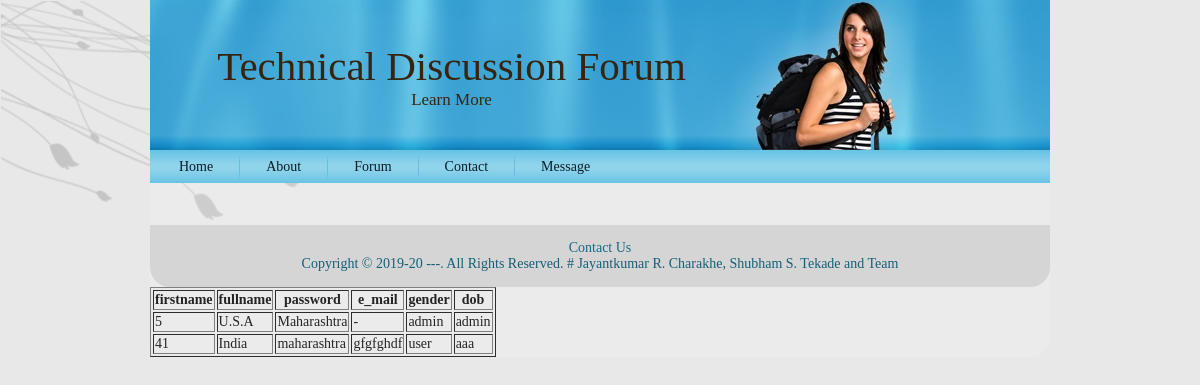
The app's page /disply.php with its own data.
### tables this page shows
CREATE TABLE `user` (
  `user_id` int(11) NOT NULL,
  `country` varchar(50) NOT NULL,
  `state` varchar(50) NOT NULL,
  `address` varchar(500) NOT NULL,
  `user_type` varchar(50) NOT NULL,
  `username` varchar(50) DEFAULT NULL,
  `fullname` varchar(50) DEFAULT NULL,
  `password` varchar(50) DEFAULT NULL,
  `user_acc_active` tinyint(1) DEFAULT NULL,
  `dob` date NOT NULL,
  `e_mail` varchar(100) DEFAULT NULL,
  `gender` varchar(20) NOT NULL,
  `uimg` varchar(255) NOT NULL,
  `isuser` tinyint(1) NOT NULL
);

### utility.php (called while the page is built, shortened)
<?php
	function ExecuteQuery ($sql)
	{
		$con=mysqli_connect ("localhost","root","","tech_forum");
		mysqli_select_db ($con,"tech_forum");
		$rows = mysqli_query ($con,$sql);
		return $rows;
	}
?>

### disply.php (the view)
<?php require("header.php");?>
<?php
$result= ExecuteQuery("SELECT * FROM User");
echo "<table border='1'>";
echo "<strong><tr><th>firstname</th><th>fullname</th><th>password</th><th>e_mail</th><th>gender</th><th>dob</th></tr></strong>";
while($name_row=mysqli_fetch_row($result))
{
	echo "<tr>";
	print("<td>{$name_row[0]}</td><td>{$name_row[1]}</td><td>{$name_row[2]}</td><td>{$name_row[3]}</td><td>{$name_row[4]}</td><td>{$name_row[5]}</td><br />");
	echo "</tr>";
}
?>
<?php require("footer.php");?>

### res/style.css (style rules this page uses)
body { margin: 0 auto; padding: 0; background-color: #E8E8E8; }
body { font-family: Georgia, "Times New Roman", Times, Serif; font-size: 14px; color: #242424; }

### records on screen
user: user_id "5", country "U.S.A", state "Maharashtra", address "-", user_type "admin", username "admin"
user: user_id "41", country "India", state "maharashtra", address "gfgfghdf", user_type "user", username "aaa"
